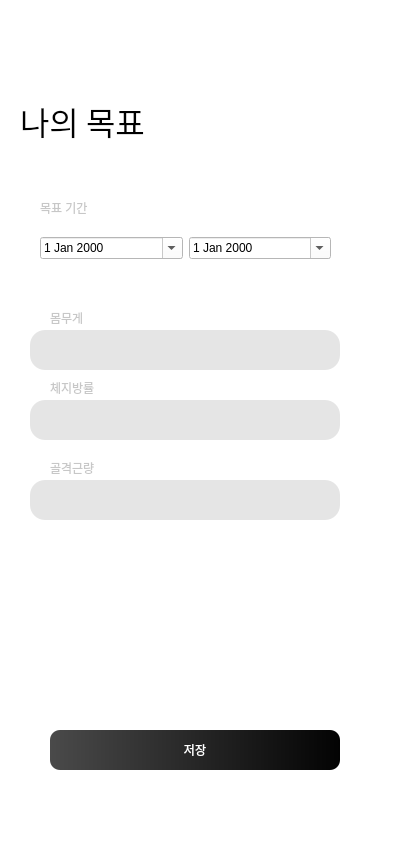
<?xml version="1.0" encoding="UTF-8"?>
<ui version="4.0">
 <class>Dialog</class>
 <widget class="QDialog" name="Dialog">
  <property name="geometry">
   <rect>
    <x>0</x>
    <y>0</y>
    <width>393</width>
    <height>853</height>
   </rect>
  </property>
  <property name="windowTitle">
   <string>Dialog</string>
  </property>
  <property name="styleSheet">
   <string notr="true">background-color: rgb(255, 255, 255);</string>
  </property>
  <widget class="QLineEdit" name="le_UserFat">
   <property name="geometry">
    <rect>
     <x>30</x>
     <y>400</y>
     <width>310</width>
     <height>40</height>
    </rect>
   </property>
   <property name="styleSheet">
    <string notr="true">background-color: #E5E5E5;
color: rgb(107, 107, 107);
border-radius: 15px</string>
   </property>
  </widget>
  <widget class="QLineEdit" name="le_UserWeight">
   <property name="geometry">
    <rect>
     <x>30</x>
     <y>330</y>
     <width>310</width>
     <height>40</height>
    </rect>
   </property>
   <property name="styleSheet">
    <string notr="true">background-color: #E5E5E5;
color: rgb(107, 107, 107);
border-radius: 15px</string>
   </property>
  </widget>
  <widget class="QLineEdit" name="le_Usersm">
   <property name="geometry">
    <rect>
     <x>30</x>
     <y>480</y>
     <width>310</width>
     <height>40</height>
    </rect>
   </property>
   <property name="styleSheet">
    <string notr="true">background-color: #E5E5E5;
color: rgb(107, 107, 107);
border-radius: 15px</string>
   </property>
  </widget>
  <widget class="QLabel" name="label">
   <property name="geometry">
    <rect>
     <x>50</x>
     <y>310</y>
     <width>60</width>
     <height>16</height>
    </rect>
   </property>
   <property name="styleSheet">
    <string notr="true">color: rgb(199, 199, 199)
</string>
   </property>
   <property name="text">
    <string>몸무게</string>
   </property>
  </widget>
  <widget class="QLabel" name="label_6">
   <property name="geometry">
    <rect>
     <x>50</x>
     <y>380</y>
     <width>60</width>
     <height>16</height>
    </rect>
   </property>
   <property name="styleSheet">
    <string notr="true">color: rgb(199, 199, 199)
</string>
   </property>
   <property name="text">
    <string>체지방률</string>
   </property>
  </widget>
  <widget class="QLabel" name="label_7">
   <property name="geometry">
    <rect>
     <x>50</x>
     <y>460</y>
     <width>60</width>
     <height>16</height>
    </rect>
   </property>
   <property name="styleSheet">
    <string notr="true">color: rgb(199, 199, 199)
</string>
   </property>
   <property name="text">
    <string>골격근량</string>
   </property>
  </widget>
  <widget class="QLabel" name="lb_User_Name">
   <property name="geometry">
    <rect>
     <x>20</x>
     <y>100</y>
     <width>261</width>
     <height>41</height>
    </rect>
   </property>
   <property name="font">
    <font>
     <family>BM Dohyeon</family>
     <pointsize>24</pointsize>
    </font>
   </property>
   <property name="styleSheet">
    <string notr="true">color: rgb(0, 0, 0);</string>
   </property>
   <property name="text">
    <string>나의 목표</string>
   </property>
  </widget>
  <widget class="QWidget" name="layoutWidget">
   <property name="geometry">
    <rect>
     <x>40</x>
     <y>230</y>
     <width>291</width>
     <height>36</height>
    </rect>
   </property>
   <layout class="QGridLayout" name="gridLayout">
    <item row="0" column="2">
     <widget class="QDateEdit" name="de_to">
      <property name="styleSheet">
       <string notr="true">color: rgb(0, 0, 0);</string>
      </property>
      <property name="buttonSymbols">
       <enum>QAbstractSpinBox::PlusMinus</enum>
      </property>
      <property name="calendarPopup">
       <bool>true</bool>
      </property>
     </widget>
    </item>
    <item row="0" column="0">
     <widget class="QDateEdit" name="de_from">
      <property name="styleSheet">
       <string notr="true">color: rgb(0, 0, 0);</string>
      </property>
      <property name="buttonSymbols">
       <enum>QAbstractSpinBox::PlusMinus</enum>
      </property>
      <property name="calendarPopup">
       <bool>true</bool>
      </property>
     </widget>
    </item>
   </layout>
  </widget>
  <widget class="QLabel" name="label_2">
   <property name="geometry">
    <rect>
     <x>40</x>
     <y>200</y>
     <width>60</width>
     <height>16</height>
    </rect>
   </property>
   <property name="styleSheet">
    <string notr="true">color: rgb(199, 199, 199)
</string>
   </property>
   <property name="text">
    <string>목표 기간</string>
   </property>
  </widget>
  <widget class="QPushButton" name="btn_save">
   <property name="geometry">
    <rect>
     <x>50</x>
     <y>730</y>
     <width>290</width>
     <height>40</height>
    </rect>
   </property>
   <property name="styleSheet">
    <string notr="true">background-color: qlineargradient(spread:pad, x1:0, y1:0, x2:1, y2:0, stop:0 rgba(74, 74, 74, 255), stop:1 rgba(3, 3, 3, 255));
color: white;
border-radius: 10px; 
padding: 5px;
</string>
   </property>
   <property name="text">
    <string>저장</string>
   </property>
  </widget>
  <widget class="QPushButton" name="btn_back">
   <property name="geometry">
    <rect>
     <x>20</x>
     <y>60</y>
     <width>35</width>
     <height>35</height>
    </rect>
   </property>
   <property name="palette">
    <palette>
     <active>
      <colorrole role="Button">
       <brush brushstyle="SolidPattern">
        <color alpha="0">
         <red>255</red>
         <green>255</green>
         <blue>255</blue>
        </color>
       </brush>
      </colorrole>
      <colorrole role="Base">
       <brush brushstyle="SolidPattern">
        <color alpha="0">
         <red>255</red>
         <green>255</green>
         <blue>255</blue>
        </color>
       </brush>
      </colorrole>
      <colorrole role="Window">
       <brush brushstyle="SolidPattern">
        <color alpha="0">
         <red>255</red>
         <green>255</green>
         <blue>255</blue>
        </color>
       </brush>
      </colorrole>
     </active>
     <inactive>
      <colorrole role="Button">
       <brush brushstyle="SolidPattern">
        <color alpha="0">
         <red>255</red>
         <green>255</green>
         <blue>255</blue>
        </color>
       </brush>
      </colorrole>
      <colorrole role="Base">
       <brush brushstyle="SolidPattern">
        <color alpha="0">
         <red>255</red>
         <green>255</green>
         <blue>255</blue>
        </color>
       </brush>
      </colorrole>
      <colorrole role="Window">
       <brush brushstyle="SolidPattern">
        <color alpha="0">
         <red>255</red>
         <green>255</green>
         <blue>255</blue>
        </color>
       </brush>
      </colorrole>
     </inactive>
     <disabled>
      <colorrole role="Button">
       <brush brushstyle="SolidPattern">
        <color alpha="0">
         <red>255</red>
         <green>255</green>
         <blue>255</blue>
        </color>
       </brush>
      </colorrole>
      <colorrole role="Base">
       <brush brushstyle="SolidPattern">
        <color alpha="0">
         <red>255</red>
         <green>255</green>
         <blue>255</blue>
        </color>
       </brush>
      </colorrole>
      <colorrole role="Window">
       <brush brushstyle="SolidPattern">
        <color alpha="0">
         <red>255</red>
         <green>255</green>
         <blue>255</blue>
        </color>
       </brush>
      </colorrole>
     </disabled>
    </palette>
   </property>
   <property name="cursor">
    <cursorShape>PointingHandCursor</cursorShape>
   </property>
   <property name="styleSheet">
    <string notr="true">QPushButton {
background-image: url(:/images/img/Back.png);
background-color: rgb(255, 255, 255,0);
border-radius: 5px; 
padding: 5px;
}</string>
   </property>
   <property name="text">
    <string/>
   </property>
  </widget>
 </widget>
 <resources/>
 <connections/>
</ui>
